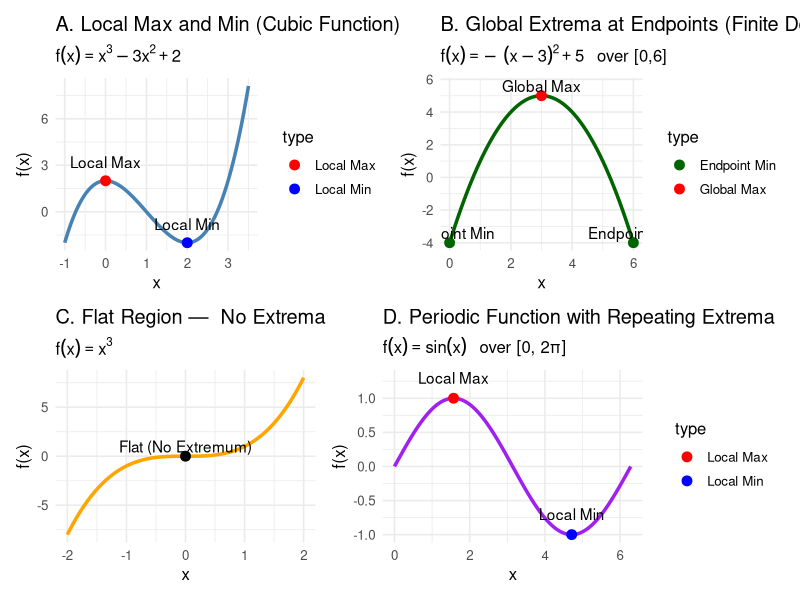
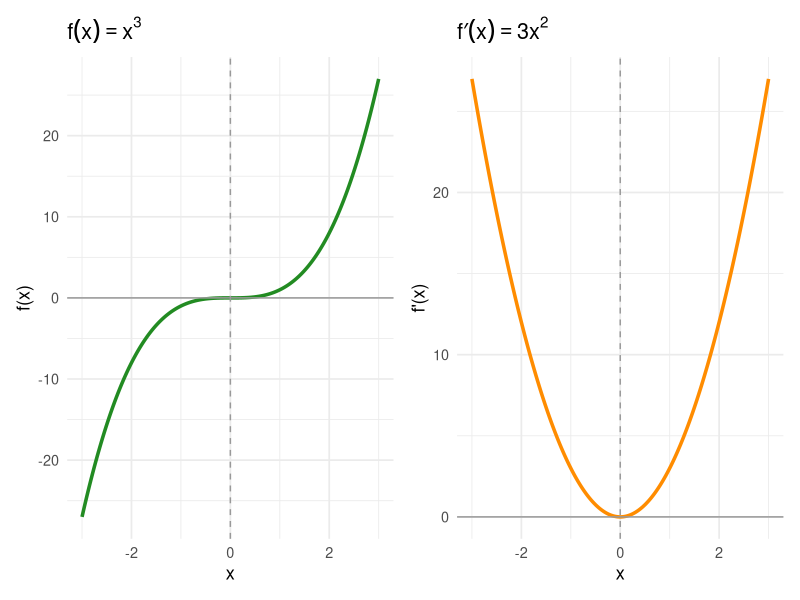
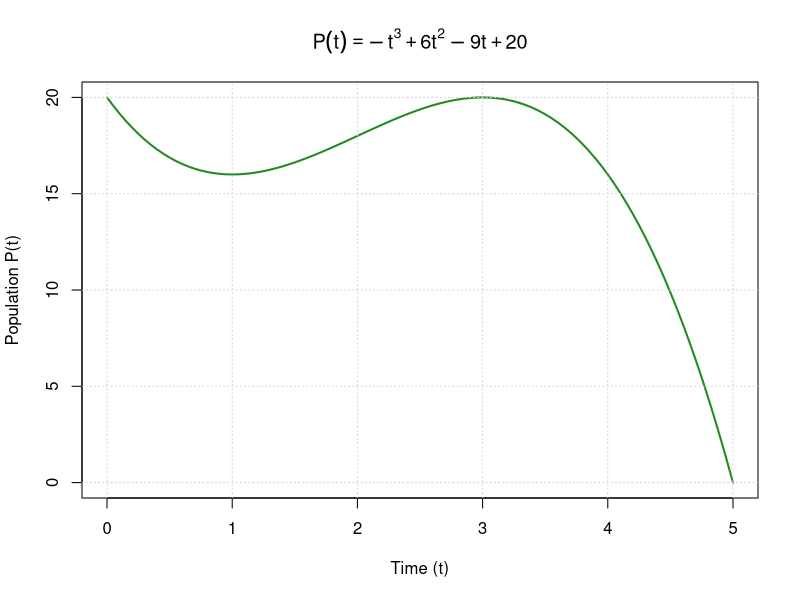
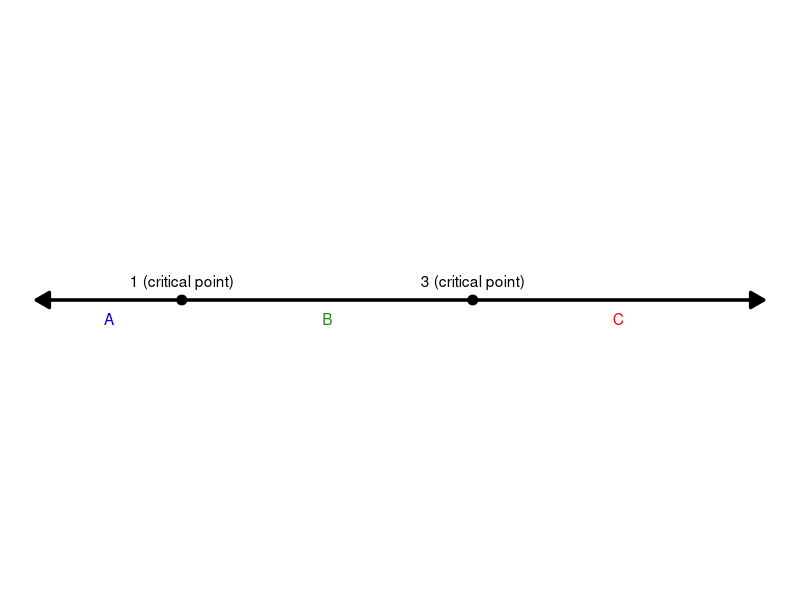
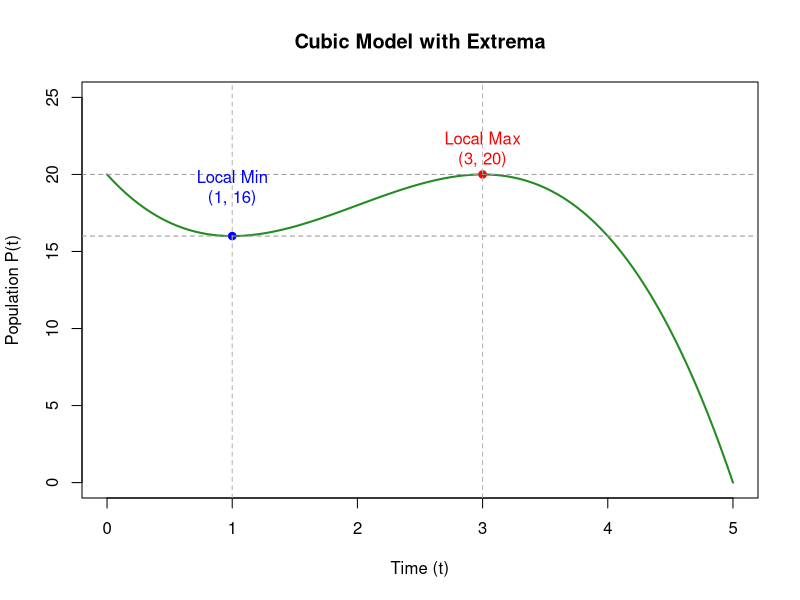
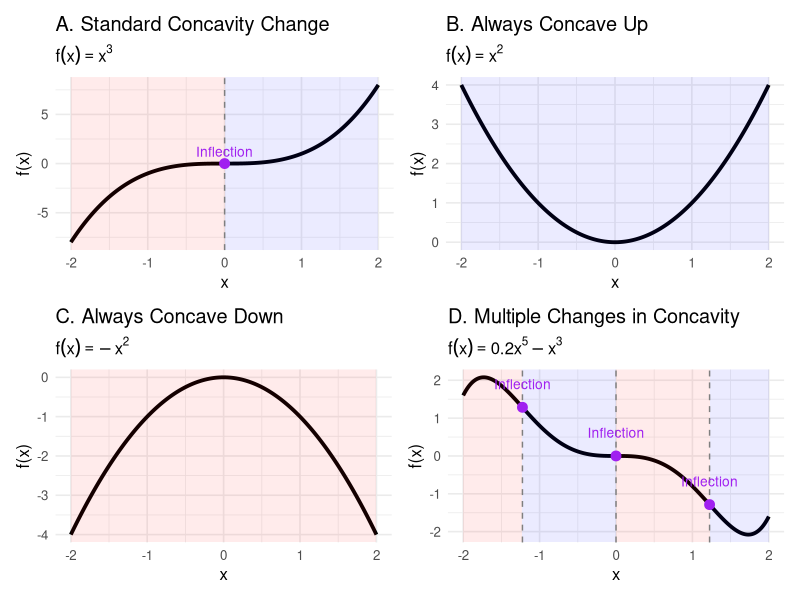
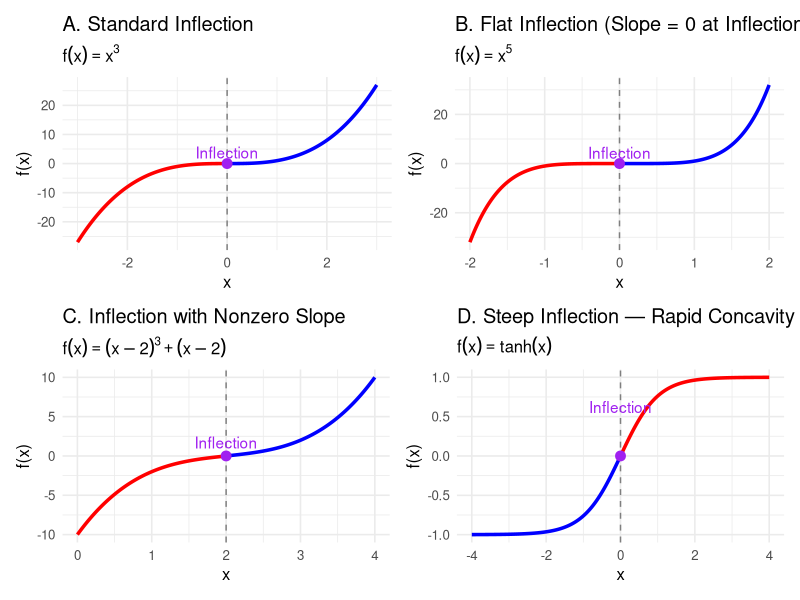
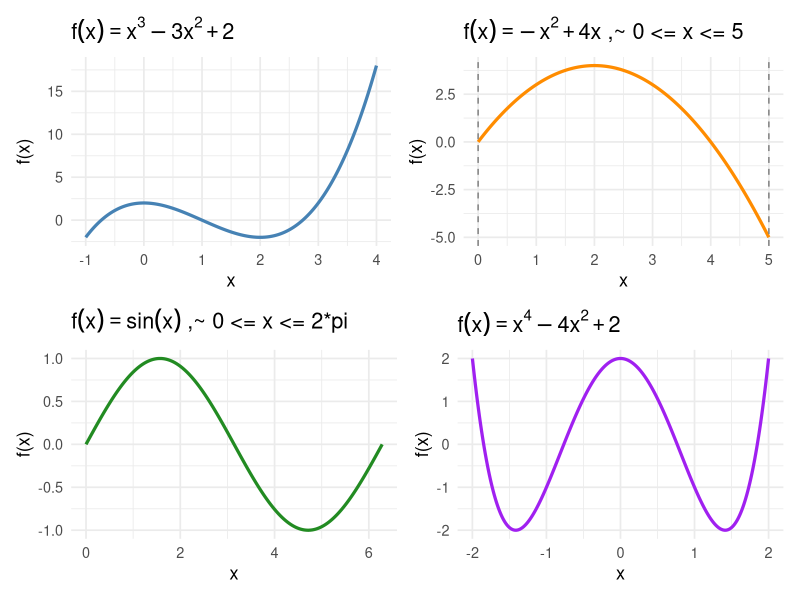

Reproduce these figures in R, in order.
## ---- chunk 1
library(ggplot2)
library(patchwork)

# ==========================================================
# Function 1: Cubic with local max & min
# ==========================================================
f1 <- function(x) x^3 - 3*x^2 + 2
x1 <- seq(-1, 3.5, length.out = 400)
df1 <- data.frame(x = x1, y = f1(x1))

# Critical points
crit1 <- data.frame(x = c(0, 2), y = f1(c(0, 2)),
                    type = c("Local Max", "Local Min"))

p1 <- ggplot(df1, aes(x, y)) +
  geom_line(color = "steelblue", linewidth = 1.2) +
  geom_point(data = crit1, aes(x, y, color = type), size = 3) +
  geom_text(data = crit1, aes(label = type, y = y + 1.2), color = "black") +
  labs(title = "A. Local Max and Min (Cubic Function)",
       subtitle = expression(f(x) == x^3 - 3*x^2 + 2),
       x = "x", y = "f(x)") +
  theme_minimal(base_size = 12) +
  scale_color_manual(values = c("Local Max" = "red", "Local Min" = "blue"))

# ==========================================================
# Function 2: Quadratic with global extrema at endpoints
# ==========================================================
f2 <- function(x) -(x - 3)^2 + 5
x2 <- seq(0, 6, length.out = 400)
df2 <- data.frame(x = x2, y = f2(x2))

# Endpoints & vertex
crit2 <- data.frame(x = c(3, 0, 6),
                    y = f2(c(3, 0, 6)),
                    type = c("Global Max", "Endpoint Min", "Endpoint Min"))

p2 <- ggplot(df2, aes(x, y)) +
  geom_line(color = "darkgreen", linewidth = 1.2) +
  geom_point(data = crit2, aes(x, y, color = type), size = 3) +
  geom_text(data = crit2, aes(label = type, y = y + 0.6), color = "black") +
  labs(title = "B. Global Extrema at Endpoints (Finite Domain)",
       subtitle = expression(f(x) == -~(x-3)^2 + 5~~" over [0,6]"),
       x = "x", y = "f(x)") +
  theme_minimal(base_size = 12) +
  scale_color_manual(values = c("Global Max" = "red", "Endpoint Min" = "darkgreen"))

# ==========================================================
# Function 3: Flat region (derivative = 0 but not extrema)
# ==========================================================
f3 <- function(x) x^3
x3 <- seq(-2, 2, length.out = 400)
df3 <- data.frame(x = x3, y = f3(x3))

crit3 <- data.frame(x = 0, y = f3(0), type = "Flat (No Extremum)")

p3 <- ggplot(df3, aes(x, y)) +
  geom_line(color = "orange", linewidth = 1.2) +
  geom_point(data = crit3, aes(x, y), color = "black", size = 3) +
  geom_text(data = crit3, aes(label = type, y = y + 1), color = "black") +
  labs(title = "C. Flat Region —  No Extrema",
       subtitle = expression(f(x) == x^3),
       x = "x", y = "f(x)") +
  theme_minimal(base_size = 12)

# ==========================================================
# Function 4: Periodic (repeating local maxima and minima)
# ==========================================================
f4 <- function(x) sin(x)
x4 <- seq(0, 2*pi, length.out = 400)
df4 <- data.frame(x = x4, y = f4(x4))

crit4 <- data.frame(x = c(pi/2, 3*pi/2),
                    y = f4(c(pi/2, 3*pi/2)),
                    type = c("Local Max", "Local Min"))

p4 <- ggplot(df4, aes(x, y)) +
  geom_line(color = "purple", linewidth = 1.2) +
  geom_point(data = crit4, aes(x, y, color = type), size = 3) +
  geom_text(data = crit4, aes(label = type, y = y + 0.3), color = "black") +
  labs(title = "D. Periodic Function with Repeating Extrema",
       subtitle = expression(f(x) == sin(x)~~" over [0, 2π]"),
       x = "x", y = "f(x)") +
  theme_minimal(base_size = 12) +
  scale_color_manual(values = c("Local Max" = "red", "Local Min" = "blue"))

# ==========================================================
# Combine all four panels into a 2x2 grid
# ==========================================================
(p1 | p2) / (p3 | p4)

## ---- chunk 2
library(ggplot2)
library(patchwork)  # for side-by-side plots

# Define the function and its derivative
f <- function(x) x^3
f_prime <- function(x) 3 * x^2

# Create a sequence of x values
x_vals <- seq(-3, 3, length.out = 200)
data <- data.frame(
  x = x_vals,
  fx = f(x_vals),
  fpx = f_prime(x_vals)
)

# Plot f(x)
p1 <- ggplot(data, aes(x, fx)) +
  geom_line(color = "forestgreen", linewidth = 1.2) +
  geom_hline(yintercept = 0, color = "gray60") +
  geom_vline(xintercept = 0, color = "gray60", linetype = "dashed") +
  labs(title = expression(f(x) == x^3),
       x = "x",
       y = "f(x)") +
  theme_minimal(base_size = 13)

# Plot f'(x)
p2 <- ggplot(data, aes(x, fpx)) +
  geom_line(color = "darkorange", linewidth = 1.2) +
  geom_hline(yintercept = 0, color = "gray60") +
  geom_vline(xintercept = 0, color = "gray60", linetype = "dashed") +
  labs(title = expression(f*minute(x) == 3*x^2),
       x = "x",
       y = "f'(x)") +
  theme_minimal(base_size = 13)

# Combine the two plots side by side
p1 + p2
## ---- chunk 3
P <- function(t) -t^3 + 6*t^2 - 9*t + 20
curve(P(x), from = 0, to = 5, 
      xlab = "Time (t)", 
      ylab = "Population P(t)", 
      main = expression(P(t) == -t^3 + 6*t^2 - 9*t + 20),
      col = "forestgreen", lwd = 2)
grid()
## ---- chunk 4
library(ggplot2)

ggplot() +
  # Number line with arrowheads
  geom_segment(aes(x = 0, xend = 5, y = -0, yend = 0),
               arrow = arrow(type = "closed", ends = "both", length = unit(0.15, "inches")),
               linewidth = 1.2) +
  
  # Critical points
  geom_point(aes(x = 1, y = 0), size = 3) +
  geom_point(aes(x = 3, y = 0), size = 3) +
  
  # Labels just above the line
  annotate("text", x = 1, y = 0.07, label = "1 (critical point)", hjust = 0.5) +
  annotate("text", x = 3, y = 0.07, label = "3 (critical point)", hjust = 0.5) +
  
  # Interval labels just below the line
  annotate("text", x = 0.5, y = -0.07, label = "A", color = "blue") +
  annotate("text", x = 2, y = -0.07, label = "B", color = "forestgreen") +
  annotate("text", x = 4, y = -0.07, label = "C", color = "red") +
   coord_cartesian(ylim = c(-1, 1))+
  theme_void()+ ylim(-0.3,0.3)

## ---- chunk 5
P <- function(t) -t^3 + 6*t^2 - 9*t + 20

curve(P(x), from = 0, to = 5, ylim = c(0, 25), col = "forestgreen", lwd = 2,
      xlab = "Time (t)", ylab = "Population P(t)",
      main = "Cubic Model with Extrema")

# Critical point coordinates
t1 <- 1
t2 <- 3
P1 <- P(t1)
P2 <- P(t2)

# Mark critical points
points(t1, P1, pch = 19, col = "blue")
points(t2, P2, pch = 19, col = "red")

# Dashed horizontal lines at population values
abline(h = c(P1, P2), lty = 2, col = "gray60")

# Dashed vertical lines at t-values
abline(v = c(t1, t2), lty = 2, col = "gray70")

# Labels
text(t1, P1 + 1.5, labels = "Local Min\n(1, 16)", col = "blue", pos = 3)
text(t2, P2 , labels = "Local Max\n(3, 20)", col = "red", pos = 3)

## ---- chunk 6
library(ggplot2)
library(patchwork)
library(dplyr)

# Helper function for smooth concavity visualization
plot_concavity <- function(f, f2, range = c(-2, 2), inf_pts = NULL, title, subtitle) {
  x_vals <- seq(range[1], range[2], length.out = 400)
  df <- data.frame(x = x_vals, y = f(x_vals), f2 = f2(x_vals))
  inf_df <- if (!is.null(inf_pts)) data.frame(x = inf_pts, y = f(inf_pts)) else NULL
  
  p <- ggplot(df, aes(x, y)) +
    geom_line(color = "black", linewidth = 1.3) +
    theme_minimal(base_size = 12) +
    labs(title = title, subtitle = subtitle, x = "x", y = "f(x)") +
    theme(legend.position = "none")
  
  # Add background shading for concavity regions
  if (!is.null(inf_pts)) {
    # Determine region bounds for shading
    region_bounds <- c(range[1], inf_pts, range[2])
    for (i in seq_along(region_bounds[-1])) {
      region_fill <- if (mean(df$f2[df$x >= region_bounds[i] & df$x <= region_bounds[i + 1]]) > 0) "blue" else "red"
      p <- p +
        annotate("rect",
                 xmin = region_bounds[i], xmax = region_bounds[i + 1],
                 ymin = -Inf, ymax = Inf,
                 alpha = 0.08,
                 fill = region_fill)
    }
    # Add inflection points
    p <- p +
      geom_vline(xintercept = inf_pts, linetype = "dashed", color = "gray50") +
      geom_point(data = inf_df, aes(x, y), color = "purple", size = 3) +
      geom_text(data = inf_df, aes(x, y + 0.4, label = "Inflection"),
                color = "purple", vjust = -0.3, size = 3.5)
  } else {
    # For always up/down curves, just shade entire background
    fill_color <- if (mean(df$f2) > 0) "blue" else "red"
    p <- p +
      annotate("rect", xmin = range[1], xmax = range[2],
               ymin = -Inf, ymax = Inf, alpha = 0.08, fill = fill_color)
  }
  
  return(p)
}

# ----------------------------------------------------------
# A. Standard concavity change (x³)
f1  <- function(x) x^3
f2_1 <- function(x) 6*x
p1 <- plot_concavity(f1, f2_1, c(-2, 2), 0,
                     "A. Standard Concavity Change",
                     expression(f(x) == x^3))

# ----------------------------------------------------------
# B. Always concave up (x²)
f2  <- function(x) x^2
f2_2 <- function(x) 2
p2 <- plot_concavity(f2, f2_2, c(-2, 2), NULL,
                     "B. Always Concave Up",
                     expression(f(x) == x^2))

# ----------------------------------------------------------
# C. Always concave down (−x²)
f3  <- function(x) -x^2
f2_3 <- function(x) -2
p3 <- plot_concavity(f3, f2_3, c(-2, 2), NULL,
                     "C. Always Concave Down",
                     expression(f(x) == -x^2))

# ----------------------------------------------------------
# D. Multiple inflection points (0.2x⁵ − x³)
f4  <- function(x) 0.2*x^5 - x^3
f2_4 <- function(x) 4*x^3 - 6*x
inf_pts <- c(-sqrt(1.5), 0, sqrt(1.5))
p4 <- plot_concavity(f4, f2_4, c(-2, 2), inf_pts,
                     "D. Multiple Changes in Concavity",
                     expression(f(x) == 0.2*x^5 - x^3))

# Combine into 2×2 panel
(p1 | p2) / (p3 | p4)



## ---- chunk 7
library(ggplot2)
library(patchwork)
library(dplyr)

# Helper function for consistent plotting
plot_inflection <- function(f, f2, range, inf_pts, title, subtitle) {
  x_vals <- seq(range[1], range[2], length.out = 400)
  df <- data.frame(x = x_vals, y = f(x_vals), f2 = f2(x_vals))
  df <- df %>%
    mutate(concavity = ifelse(f2 > 0, "Concave Up (f'' > 0)", "Concave Down (f'' < 0)"))
  inf_df <- data.frame(x = inf_pts, y = f(inf_pts))
  
  ggplot(df, aes(x, y)) +
    geom_line(aes(color = concavity), linewidth = 1.2) +
    geom_vline(xintercept = inf_pts, linetype = "dashed", color = "gray50") +
    geom_point(data = inf_df, aes(x, y), color = "purple", size = 3) +
    geom_text(data = inf_df, aes(x, y + 0.5, label = "Inflection"), color = "purple", vjust = -0.3) +
    scale_color_manual(values = c("Concave Down (f'' < 0)" = "red",
                                  "Concave Up (f'' > 0)" = "blue")) +
    labs(title = title, subtitle = subtitle, x = "x", y = "f(x)", color = "Concavity") +
    theme_minimal(base_size = 12) +
    theme(legend.position = "none")
}

# ----------------------------------------------------------
# A. Standard smooth S-shape  f(x) = x^3
f1  <- function(x) x^3
f2_1 <- function(x) 6*x
p1 <- plot_inflection(f1, f2_1, c(-3,3), 0,
                      "A. Standard Inflection",
                      expression(f(x) == x^3))

# ----------------------------------------------------------
# B. Flat inflection  f(x) = x^5
f2  <- function(x) x^5
f2_2 <- function(x) 20*x^3
p2 <- plot_inflection(f2, f2_2, c(-2,2), 0,
                      "B. Flat Inflection (Slope = 0 at Inflection)",
                      expression(f(x) == x^5))

# ----------------------------------------------------------
# C. Steep / nonzero-slope inflection  f(x) = (x-2)^3 + (x-2)
f3  <- function(x) (x-2)^3 + (x-2)
f2_3 <- function(x) 6*(x-2)
p3 <- plot_inflection(f3, f2_3, c(0,4), 2,
                      "C. Inflection with Nonzero Slope",
                      expression(f(x) == (x-2)^3 + (x-2)))

# ----------------------------------------------------------
# E. Steep inflection (tanh)
f5  <- function(x) tanh(x)
f2_5 <- function(x) -2 * tanh(x) / (cosh(x)^2)
p4 <- plot_inflection(f5, f2_5, c(-4,4), 0,
                      "D. Steep Inflection — Rapid Concavity Change",
                      expression(f(x) == tanh(x)))

# Combine into 2×2 grid
(p1 | p2) / (p3 | p4)
## ---- chunk 8
library(ggplot2)
library(patchwork)

# 1. Function with local extrema only (cubic)
f1 <- function(x) x^3 - 3*x^2 + 2
df1 <- data.frame(x = seq(-1, 4, length.out = 300), y = f1(seq(-1, 4, length.out = 300)))
p1 <- ggplot(df1, aes(x, y)) +
  geom_line(color = "steelblue", linewidth = 1.1) +
  labs(title = expression(f(x) == x^3 - 3*x^2 + 2),
       x = "x", y = "f(x)") +
  theme_minimal(base_size = 13)

# 2. Quadratic with defined interval — endpoints matter
f2 <- function(x) -x^2 + 4*x
df2 <- data.frame(x = seq(0, 5, length.out = 300), y = f2(seq(0, 5, length.out = 300)))
p2 <- ggplot(df2, aes(x, y)) +
  geom_line(color = "darkorange", linewidth = 1.1) +
  geom_vline(xintercept = c(0, 5), linetype = "dashed", color = "gray50") +
  labs(title = expression(f(x) == -x^2 + 4*x ~ ",~ 0 <= x <= 5"),
       x = "x", y = "f(x)") +
  theme_minimal(base_size = 13)

# 3. Sinusoidal — repeated local extrema
f3 <- function(x) sin(x)
df3 <- data.frame(x = seq(0, 2*pi, length.out = 300), y = f3(seq(0, 2*pi, length.out = 300)))
p3 <- ggplot(df3, aes(x, y)) +
  geom_line(color = "forestgreen", linewidth = 1.1) +
  labs(title = expression(f(x) == sin(x) ~ ",~ 0 <= x <= 2*pi"),
       x = "x", y = "f(x)") +
  theme_minimal(base_size = 13)

# 4. Quartic with both local and global extrema
f4 <- function(x) x^4 - 4*x^2 + 2
df4 <- data.frame(x = seq(-2, 2, length.out = 300), y = f4(seq(-2, 2, length.out = 300)))
p4 <- ggplot(df4, aes(x, y)) +
  geom_line(color = "purple", linewidth = 1.1) +
  labs(title = expression(f(x) == x^4 - 4*x^2 + 2),
       x = "x", y = "f(x)") +
  theme_minimal(base_size = 13)

# Combine into 2x2 panel
(p1 + p2) / (p3 + p4)


